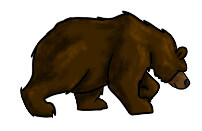
#> input picture img/singlebeer.png, 202 x 131 px
$ python beartest.py   (older library calls are emulated)
#> lines starting #> are read from the running program, lines starting #| are printed output that depends on the picture
from PIL import Image

def resize_image(input_path, output_path, new_size=(300, 300)):
    """
    Resize an image.

    Parameters:
    - input_path: The path to the input image.
    - output_path: The path to save the resized image.
    - new_size: Tuple specifying the new size (width, height). Default is (300, 300).
    """
#> called with input_path = './img/singlebeer.png', output_path = './img/singlebeerchoota.png', new_size = (92, 92)
    try:
        # Open the image
        with Image.open(input_path) as img:
            # Resize the image
#> img is the input picture: PIL image 202x131 RGB; mean R, G, B 158.1, 149.4, 137.6
            resized_img = img.resize(new_size, Image.ANTIALIAS)
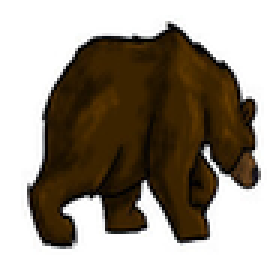
#> resized_img: PIL image 92x92 RGB (shown 3 times larger); mean R, G, B 157.9, 149.2, 137.5
            # Save the resized image
            resized_img.save(output_path)
            print(f"Image resized and saved to {output_path}")
    except Exception as e:
        print(f"Error: {e}")

# Example usage:
input_image_path = "./img/singlebeer.png"
output_image_path = "./img/singlebeerchoota.png"
resize_image(input_image_path, output_image_path, new_size=(92, 92))

$ run again, with img/attack.png copied over img/singlebeer.png
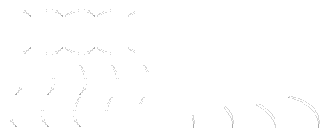
#> input picture img/attack.png, 320 x 128 px
#> in resize_image, img is the input picture: PIL image 320x128 P; mean R, G, B, A 5.7, 5.7, 5.7, 6.3
#> in resize_image, `resized_img = img.resize(new_size, Image.ANTIALIAS)`:
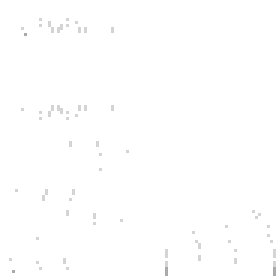
#> resized_img: PIL image 92x92 P (shown 3 times larger); mean R, G, B, A 6.5, 6.5, 6.5, 7; transparent parts drawn white
